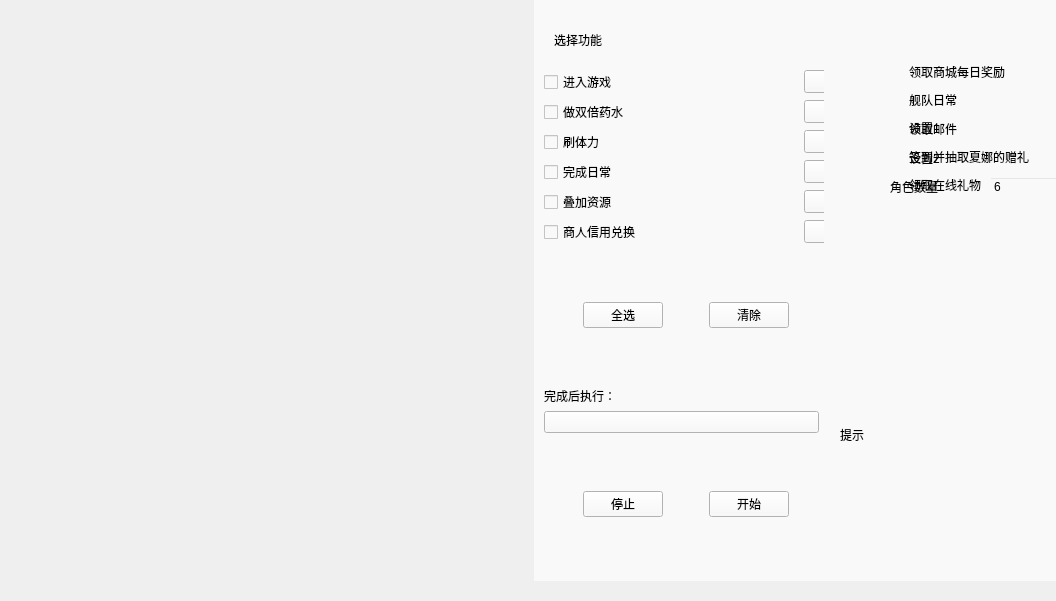
<?xml version="1.0" encoding="UTF-8"?>
<ui version="4.0">
 <class>MainWindow</class>
 <widget class="QMainWindow" name="MainWindow">
  <property name="geometry">
   <rect>
    <x>0</x>
    <y>0</y>
    <width>1056</width>
    <height>601</height>
   </rect>
  </property>
  <property name="windowTitle">
   <string>MainWindow</string>
  </property>
  <widget class="QWidget" name="centralwidget">
   <property name="autoFillBackground">
    <bool>false</bool>
   </property>
   <widget class="QWidget" name="layoutWidget">
    <property name="geometry">
     <rect>
      <x>0</x>
      <y>0</y>
      <width>1061</width>
      <height>581</height>
     </rect>
    </property>
    <layout class="QHBoxLayout" name="horizontalLayout">
     <item>
      <widget class="NavigationInterface" name="NavigationInterface">
       <property name="styleSheet">
        <string notr="true"/>
       </property>
      </widget>
     </item>
     <item>
      <widget class="QWidget" name="home" native="true">
       <property name="styleSheet">
        <string notr="true">QWidget{
	background:rgb(249, 249, 249)
}</string>
       </property>
       <widget class="SimpleCardWidget" name="SimpleCardWidget_4">
        <property name="geometry">
         <rect>
          <x>0</x>
          <y>0</y>
          <width>1001</width>
          <height>581</height>
         </rect>
        </property>
        <widget class="QWidget" name="layoutWidget">
         <property name="geometry">
          <rect>
           <x>10</x>
           <y>10</y>
           <width>981</width>
           <height>561</height>
          </rect>
         </property>
         <layout class="QHBoxLayout" name="horizontalLayout_2">
          <property name="bottomMargin">
           <number>6</number>
          </property>
          <item>
           <widget class="SimpleCardWidget" name="SimpleCardWidget_select">
            <property name="maximumSize">
             <size>
              <width>280</width>
              <height>16777215</height>
             </size>
            </property>
            <widget class="QWidget" name="layoutWidget">
             <property name="geometry">
              <rect>
               <x>0</x>
               <y>60</y>
               <width>284</width>
               <height>447</height>
              </rect>
             </property>
             <layout class="QVBoxLayout" name="verticalLayout">
              <item>
               <layout class="QHBoxLayout" name="horizontalLayout_double_potion_2">
                <item>
                 <widget class="CheckBox" name="CheckBox_open_game">
                  <property name="styleSheet">
                   <string notr="true">CheckBox {
    color: black;
    font: 14px 'Segoe UI', 'Microsoft YaHei', 'PingFang SC';
    spacing: 8px;
    min-width: 28px;
    min-height: 22px;
    outline: none;
    margin-left: 1px;
	background-color: transparent;
}

CheckBox::indicator {
    width: 18px;
    height: 18px;
    border-radius: 5px;
    border: 1px solid rgba(0, 0, 0, 0.48);
    background-color: rgba(0, 0, 0, 0.022);
}

CheckBox::indicator:hover {
    border: 1px solid rgba(0, 0, 0, 0.56);
    background-color: rgba(0, 0, 0, 0.05);
}

CheckBox::indicator:pressed {
    border: 1px solid rgba(0, 0, 0, 0.27);
    background-color: rgba(0, 0, 0, 0.12);
}

CheckBox::indicator:checked,
CheckBox::indicator:indeterminate {
    border: 1px solid #009faa;
    background-color: #009faa;
}


CheckBox::indicator:checked:hover,
CheckBox::indicator:indeterminate:hover {
    border: 1px solid #00a7b3;
    background-color: #00a7b3;
}

CheckBox::indicator:checked:pressed,
CheckBox::indicator:indeterminate:pressed {
    border: 1px solid #3eabb3;
    background-color: #3eabb3;
}

CheckBox:disabled {
    color: rgba(0, 0, 0, 110);
}

CheckBox::indicator:disabled {
    border: 1px solid rgba(0, 0, 0, 0.27);
    background-color: transparent;
}

CheckBox::indicator:checked:disabled,
CheckBox::indicator:indeterminate:disabled {
    border: 1px solid rgb(199, 199, 199);
    background-color: rgb(199, 199, 199);
}</string>
                  </property>
                  <property name="text">
                   <string>进入游戏</string>
                  </property>
                 </widget>
                </item>
                <item>
                 <widget class="TransparentToolButton" name="TransparentToolButton_entry_game">
                  <property name="icon">
                   <iconset theme="accessories-calculator">
                    <normaloff>.</normaloff>.</iconset>
                  </property>
                 </widget>
                </item>
               </layout>
              </item>
              <item>
               <layout class="QHBoxLayout" name="horizontalLayout_double_potion">
                <item>
                 <widget class="CheckBox" name="CheckBox_double_potion">
                  <property name="styleSheet">
                   <string notr="true">CheckBox {
    color: black;
    font: 14px 'Segoe UI', 'Microsoft YaHei', 'PingFang SC';
    spacing: 8px;
    min-width: 28px;
    min-height: 22px;
    outline: none;
    margin-left: 1px;
	background-color: transparent;
}

CheckBox::indicator {
    width: 18px;
    height: 18px;
    border-radius: 5px;
    border: 1px solid rgba(0, 0, 0, 0.48);
    background-color: rgba(0, 0, 0, 0.022);
}

CheckBox::indicator:hover {
    border: 1px solid rgba(0, 0, 0, 0.56);
    background-color: rgba(0, 0, 0, 0.05);
}

CheckBox::indicator:pressed {
    border: 1px solid rgba(0, 0, 0, 0.27);
    background-color: rgba(0, 0, 0, 0.12);
}

CheckBox::indicator:checked,
CheckBox::indicator:indeterminate {
    border: 1px solid #009faa;
    background-color: #009faa;
}


CheckBox::indicator:checked:hover,
CheckBox::indicator:indeterminate:hover {
    border: 1px solid #00a7b3;
    background-color: #00a7b3;
}

CheckBox::indicator:checked:pressed,
CheckBox::indicator:indeterminate:pressed {
    border: 1px solid #3eabb3;
    background-color: #3eabb3;
}

CheckBox:disabled {
    color: rgba(0, 0, 0, 110);
}

CheckBox::indicator:disabled {
    border: 1px solid rgba(0, 0, 0, 0.27);
    background-color: transparent;
}

CheckBox::indicator:checked:disabled,
CheckBox::indicator:indeterminate:disabled {
    border: 1px solid rgb(199, 199, 199);
    background-color: rgb(199, 199, 199);
}</string>
                  </property>
                  <property name="text">
                   <string>做双倍药水</string>
                  </property>
                 </widget>
                </item>
                <item>
                 <widget class="TransparentToolButton" name="TransparentToolButton_double_potion"/>
                </item>
               </layout>
              </item>
              <item>
               <layout class="QHBoxLayout" name="horizontalLayout_shuatili">
                <item>
                 <widget class="CheckBox" name="CheckBox_tili">
                  <property name="styleSheet">
                   <string notr="true">CheckBox {
    color: black;
    font: 14px 'Segoe UI', 'Microsoft YaHei', 'PingFang SC';
    spacing: 8px;
    min-width: 28px;
    min-height: 22px;
    outline: none;
    margin-left: 1px;
	background-color: transparent;
}

CheckBox::indicator {
    width: 18px;
    height: 18px;
    border-radius: 5px;
    border: 1px solid rgba(0, 0, 0, 0.48);
    background-color: rgba(0, 0, 0, 0.022);
}

CheckBox::indicator:hover {
    border: 1px solid rgba(0, 0, 0, 0.56);
    background-color: rgba(0, 0, 0, 0.05);
}

CheckBox::indicator:pressed {
    border: 1px solid rgba(0, 0, 0, 0.27);
    background-color: rgba(0, 0, 0, 0.12);
}

CheckBox::indicator:checked,
CheckBox::indicator:indeterminate {
    border: 1px solid #009faa;
    background-color: #009faa;
}


CheckBox::indicator:checked:hover,
CheckBox::indicator:indeterminate:hover {
    border: 1px solid #00a7b3;
    background-color: #00a7b3;
}

CheckBox::indicator:checked:pressed,
CheckBox::indicator:indeterminate:pressed {
    border: 1px solid #3eabb3;
    background-color: #3eabb3;
}

CheckBox:disabled {
    color: rgba(0, 0, 0, 110);
}

CheckBox::indicator:disabled {
    border: 1px solid rgba(0, 0, 0, 0.27);
    background-color: transparent;
}

CheckBox::indicator:checked:disabled,
CheckBox::indicator:indeterminate:disabled {
    border: 1px solid rgb(199, 199, 199);
    background-color: rgb(199, 199, 199);
}</string>
                  </property>
                  <property name="text">
                   <string>刷体力</string>
                  </property>
                 </widget>
                </item>
                <item>
                 <widget class="TransparentToolButton" name="TransparentToolButton_tili"/>
                </item>
               </layout>
              </item>
              <item>
               <layout class="QHBoxLayout" name="horizontalLayout_reward">
                <item>
                 <widget class="CheckBox" name="CheckBox_reward">
                  <property name="styleSheet">
                   <string notr="true">CheckBox {
    color: black;
    font: 14px 'Segoe UI', 'Microsoft YaHei', 'PingFang SC';
    spacing: 8px;
    min-width: 28px;
    min-height: 22px;
    outline: none;
    margin-left: 1px;
	background-color: transparent;
}

CheckBox::indicator {
    width: 18px;
    height: 18px;
    border-radius: 5px;
    border: 1px solid rgba(0, 0, 0, 0.48);
    background-color: rgba(0, 0, 0, 0.022);
}

CheckBox::indicator:hover {
    border: 1px solid rgba(0, 0, 0, 0.56);
    background-color: rgba(0, 0, 0, 0.05);
}

CheckBox::indicator:pressed {
    border: 1px solid rgba(0, 0, 0, 0.27);
    background-color: rgba(0, 0, 0, 0.12);
}

CheckBox::indicator:checked,
CheckBox::indicator:indeterminate {
    border: 1px solid #009faa;
    background-color: #009faa;
}


CheckBox::indicator:checked:hover,
CheckBox::indicator:indeterminate:hover {
    border: 1px solid #00a7b3;
    background-color: #00a7b3;
}

CheckBox::indicator:checked:pressed,
CheckBox::indicator:indeterminate:pressed {
    border: 1px solid #3eabb3;
    background-color: #3eabb3;
}

CheckBox:disabled {
    color: rgba(0, 0, 0, 110);
}

CheckBox::indicator:disabled {
    border: 1px solid rgba(0, 0, 0, 0.27);
    background-color: transparent;
}

CheckBox::indicator:checked:disabled,
CheckBox::indicator:indeterminate:disabled {
    border: 1px solid rgb(199, 199, 199);
    background-color: rgb(199, 199, 199);
}</string>
                  </property>
                  <property name="text">
                   <string>完成日常</string>
                  </property>
                 </widget>
                </item>
                <item>
                 <widget class="TransparentToolButton" name="TransparentToolButton_daily"/>
                </item>
               </layout>
              </item>
              <item>
               <layout class="QHBoxLayout" name="horizontalLayout_stacking_resources">
                <item>
                 <widget class="CheckBox" name="CheckBox_resources">
                  <property name="styleSheet">
                   <string notr="true">CheckBox {
    color: black;
    font: 14px 'Segoe UI', 'Microsoft YaHei', 'PingFang SC';
    spacing: 8px;
    min-width: 28px;
    min-height: 22px;
    outline: none;
    margin-left: 1px;
	background-color: transparent;
}

CheckBox::indicator {
    width: 18px;
    height: 18px;
    border-radius: 5px;
    border: 1px solid rgba(0, 0, 0, 0.48);
    background-color: rgba(0, 0, 0, 0.022);
}

CheckBox::indicator:hover {
    border: 1px solid rgba(0, 0, 0, 0.56);
    background-color: rgba(0, 0, 0, 0.05);
}

CheckBox::indicator:pressed {
    border: 1px solid rgba(0, 0, 0, 0.27);
    background-color: rgba(0, 0, 0, 0.12);
}

CheckBox::indicator:checked,
CheckBox::indicator:indeterminate {
    border: 1px solid #009faa;
    background-color: #009faa;
}


CheckBox::indicator:checked:hover,
CheckBox::indicator:indeterminate:hover {
    border: 1px solid #00a7b3;
    background-color: #00a7b3;
}

CheckBox::indicator:checked:pressed,
CheckBox::indicator:indeterminate:pressed {
    border: 1px solid #3eabb3;
    background-color: #3eabb3;
}

CheckBox:disabled {
    color: rgba(0, 0, 0, 110);
}

CheckBox::indicator:disabled {
    border: 1px solid rgba(0, 0, 0, 0.27);
    background-color: transparent;
}

CheckBox::indicator:checked:disabled,
CheckBox::indicator:indeterminate:disabled {
    border: 1px solid rgb(199, 199, 199);
    background-color: rgb(199, 199, 199);
}</string>
                  </property>
                  <property name="text">
                   <string>叠加资源</string>
                  </property>
                 </widget>
                </item>
                <item>
                 <widget class="TransparentToolButton" name="TransparentToolButton_resources"/>
                </item>
               </layout>
              </item>
              <item>
               <layout class="QHBoxLayout" name="horizontalLayout_stacking_resources_2">
                <item>
                 <widget class="CheckBox" name="CheckBox_exchange">
                  <property name="styleSheet">
                   <string notr="true">CheckBox {
    color: black;
    font: 14px 'Segoe UI', 'Microsoft YaHei', 'PingFang SC';
    spacing: 8px;
    min-width: 28px;
    min-height: 22px;
    outline: none;
    margin-left: 1px;
	background-color: transparent;
}

CheckBox::indicator {
    width: 18px;
    height: 18px;
    border-radius: 5px;
    border: 1px solid rgba(0, 0, 0, 0.48);
    background-color: rgba(0, 0, 0, 0.022);
}

CheckBox::indicator:hover {
    border: 1px solid rgba(0, 0, 0, 0.56);
    background-color: rgba(0, 0, 0, 0.05);
}

CheckBox::indicator:pressed {
    border: 1px solid rgba(0, 0, 0, 0.27);
    background-color: rgba(0, 0, 0, 0.12);
}

CheckBox::indicator:checked,
CheckBox::indicator:indeterminate {
    border: 1px solid #009faa;
    background-color: #009faa;
}


CheckBox::indicator:checked:hover,
CheckBox::indicator:indeterminate:hover {
    border: 1px solid #00a7b3;
    background-color: #00a7b3;
}

CheckBox::indicator:checked:pressed,
CheckBox::indicator:indeterminate:pressed {
    border: 1px solid #3eabb3;
    background-color: #3eabb3;
}

CheckBox:disabled {
    color: rgba(0, 0, 0, 110);
}

CheckBox::indicator:disabled {
    border: 1px solid rgba(0, 0, 0, 0.27);
    background-color: transparent;
}

CheckBox::indicator:checked:disabled,
CheckBox::indicator:indeterminate:disabled {
    border: 1px solid rgb(199, 199, 199);
    background-color: rgb(199, 199, 199);
}</string>
                  </property>
                  <property name="text">
                   <string>商人信用兑换</string>
                  </property>
                 </widget>
                </item>
                <item>
                 <widget class="TransparentToolButton" name="TransparentToolButton_exchange"/>
                </item>
               </layout>
              </item>
              <item>
               <spacer name="verticalSpacer">
                <property name="orientation">
                 <enum>Qt::Vertical</enum>
                </property>
                <property name="sizeHint" stdset="0">
                 <size>
                  <width>20</width>
                  <height>10</height>
                 </size>
                </property>
               </spacer>
              </item>
              <item>
               <layout class="QHBoxLayout" name="horizontalLayout_btn">
                <item>
                 <spacer name="horizontalSpacer_2">
                  <property name="orientation">
                   <enum>Qt::Horizontal</enum>
                  </property>
                  <property name="sizeHint" stdset="0">
                   <size>
                    <width>40</width>
                    <height>20</height>
                   </size>
                  </property>
                 </spacer>
                </item>
                <item>
                 <widget class="PushButton" name="PushButton_select_all">
                  <property name="text">
                   <string>全选</string>
                  </property>
                 </widget>
                </item>
                <item>
                 <spacer name="horizontalSpacer">
                  <property name="orientation">
                   <enum>Qt::Horizontal</enum>
                  </property>
                  <property name="sizeHint" stdset="0">
                   <size>
                    <width>40</width>
                    <height>20</height>
                   </size>
                  </property>
                 </spacer>
                </item>
                <item>
                 <widget class="PushButton" name="PushButton_clean_all">
                  <property name="text">
                   <string>清除</string>
                  </property>
                 </widget>
                </item>
                <item>
                 <spacer name="horizontalSpacer_3">
                  <property name="orientation">
                   <enum>Qt::Horizontal</enum>
                  </property>
                  <property name="sizeHint" stdset="0">
                   <size>
                    <width>40</width>
                    <height>20</height>
                   </size>
                  </property>
                 </spacer>
                </item>
               </layout>
              </item>
              <item>
               <spacer name="verticalSpacer_2">
                <property name="orientation">
                 <enum>Qt::Vertical</enum>
                </property>
                <property name="sizeHint" stdset="0">
                 <size>
                  <width>20</width>
                  <height>10</height>
                 </size>
                </property>
               </spacer>
              </item>
              <item>
               <layout class="QVBoxLayout" name="verticalLayout_3">
                <item>
                 <widget class="BodyLabel" name="BodyLabel">
                  <property name="minimumSize">
                   <size>
                    <width>80</width>
                    <height>0</height>
                   </size>
                  </property>
                  <property name="maximumSize">
                   <size>
                    <width>70</width>
                    <height>16777215</height>
                   </size>
                  </property>
                  <property name="text">
                   <string>完成后执行：</string>
                  </property>
                 </widget>
                </item>
                <item alignment="Qt::AlignLeft|Qt::AlignVCenter">
                 <widget class="ComboBox" name="ComboBox_after_finish">
                  <property name="minimumSize">
                   <size>
                    <width>275</width>
                    <height>0</height>
                   </size>
                  </property>
                  <property name="maximumSize">
                   <size>
                    <width>16777215</width>
                    <height>16777215</height>
                   </size>
                  </property>
                 </widget>
                </item>
               </layout>
              </item>
              <item>
               <spacer name="verticalSpacer_3">
                <property name="orientation">
                 <enum>Qt::Vertical</enum>
                </property>
                <property name="sizeHint" stdset="0">
                 <size>
                  <width>20</width>
                  <height>40</height>
                 </size>
                </property>
               </spacer>
              </item>
              <item>
               <layout class="QHBoxLayout" name="horizontalLayout_btn_2">
                <item>
                 <spacer name="horizontalSpacer_4">
                  <property name="orientation">
                   <enum>Qt::Horizontal</enum>
                  </property>
                  <property name="sizeHint" stdset="0">
                   <size>
                    <width>40</width>
                    <height>20</height>
                   </size>
                  </property>
                 </spacer>
                </item>
                <item>
                 <widget class="PushButton" name="PushButton_stop">
                  <property name="text">
                   <string>停止</string>
                  </property>
                 </widget>
                </item>
                <item>
                 <spacer name="horizontalSpacer_5">
                  <property name="orientation">
                   <enum>Qt::Horizontal</enum>
                  </property>
                  <property name="sizeHint" stdset="0">
                   <size>
                    <width>40</width>
                    <height>20</height>
                   </size>
                  </property>
                 </spacer>
                </item>
                <item>
                 <widget class="PushButton" name="PushButton_start">
                  <property name="text">
                   <string>开始</string>
                  </property>
                 </widget>
                </item>
                <item>
                 <spacer name="horizontalSpacer_6">
                  <property name="orientation">
                   <enum>Qt::Horizontal</enum>
                  </property>
                  <property name="sizeHint" stdset="0">
                   <size>
                    <width>40</width>
                    <height>20</height>
                   </size>
                  </property>
                 </spacer>
                </item>
               </layout>
              </item>
             </layout>
            </widget>
            <widget class="StrongBodyLabel" name="StrongBodyLabel">
             <property name="geometry">
              <rect>
               <x>10</x>
               <y>20</y>
               <width>111</width>
               <height>19</height>
              </rect>
             </property>
             <property name="styleSheet">
              <string notr="true">background-color: transparent;</string>
             </property>
             <property name="text">
              <string>选择功能</string>
             </property>
            </widget>
           </widget>
          </item>
          <item>
           <layout class="QVBoxLayout" name="verticalLayout_2">
            <property name="sizeConstraint">
             <enum>QLayout::SetDefaultConstraint</enum>
            </property>
            <item>
             <widget class="SimpleCardWidget" name="SimpleCardWidget_5">
              <property name="maximumSize">
               <size>
                <width>16777215</width>
                <height>16777215</height>
               </size>
              </property>
              <widget class="QFrame" name="frame_daily">
               <property name="geometry">
                <rect>
                 <x>50</x>
                 <y>40</y>
                 <width>211</width>
                 <height>151</height>
                </rect>
               </property>
               <property name="styleSheet">
                <string notr="true">background-color: transparent;</string>
               </property>
               <property name="frameShape">
                <enum>QFrame::StyledPanel</enum>
               </property>
               <property name="frameShadow">
                <enum>QFrame::Raised</enum>
               </property>
               <widget class="QWidget" name="layoutWidget">
                <property name="geometry">
                 <rect>
                  <x>10</x>
                  <y>10</y>
                  <width>191</width>
                  <height>136</height>
                 </rect>
                </property>
                <layout class="QVBoxLayout" name="verticalLayout_daily">
                 <item>
                  <widget class="CheckBox" name="CheckBox_market">
                   <property name="styleSheet">
                    <string notr="true">CheckBox {
    color: black;
    font: 14px 'Segoe UI', 'Microsoft YaHei', 'PingFang SC';
    spacing: 8px;
    min-width: 28px;
    min-height: 22px;
    outline: none;
    margin-left: 1px;
	background-color: transparent;
}

CheckBox::indicator {
    width: 18px;
    height: 18px;
    border-radius: 5px;
    border: 1px solid rgba(0, 0, 0, 0.48);
    background-color: rgba(0, 0, 0, 0.022);
}

CheckBox::indicator:hover {
    border: 1px solid rgba(0, 0, 0, 0.56);
    background-color: rgba(0, 0, 0, 0.05);
}

CheckBox::indicator:pressed {
    border: 1px solid rgba(0, 0, 0, 0.27);
    background-color: rgba(0, 0, 0, 0.12);
}

CheckBox::indicator:checked,
CheckBox::indicator:indeterminate {
    border: 1px solid #009faa;
    background-color: #009faa;
}


CheckBox::indicator:checked:hover,
CheckBox::indicator:indeterminate:hover {
    border: 1px solid #00a7b3;
    background-color: #00a7b3;
}

CheckBox::indicator:checked:pressed,
CheckBox::indicator:indeterminate:pressed {
    border: 1px solid #3eabb3;
    background-color: #3eabb3;
}

CheckBox:disabled {
    color: rgba(0, 0, 0, 110);
}

CheckBox::indicator:disabled {
    border: 1px solid rgba(0, 0, 0, 0.27);
    background-color: transparent;
}

CheckBox::indicator:checked:disabled,
CheckBox::indicator:indeterminate:disabled {
    border: 1px solid rgb(199, 199, 199);
    background-color: rgb(199, 199, 199);
}</string>
                   </property>
                   <property name="text">
                    <string>领取商城每日奖励</string>
                   </property>
                  </widget>
                 </item>
                 <item>
                  <widget class="CheckBox" name="CheckBox_fleet">
                   <property name="styleSheet">
                    <string notr="true">CheckBox {
    color: black;
    font: 14px 'Segoe UI', 'Microsoft YaHei', 'PingFang SC';
    spacing: 8px;
    min-width: 28px;
    min-height: 22px;
    outline: none;
    margin-left: 1px;
	background-color: transparent;
}

CheckBox::indicator {
    width: 18px;
    height: 18px;
    border-radius: 5px;
    border: 1px solid rgba(0, 0, 0, 0.48);
    background-color: rgba(0, 0, 0, 0.022);
}

CheckBox::indicator:hover {
    border: 1px solid rgba(0, 0, 0, 0.56);
    background-color: rgba(0, 0, 0, 0.05);
}

CheckBox::indicator:pressed {
    border: 1px solid rgba(0, 0, 0, 0.27);
    background-color: rgba(0, 0, 0, 0.12);
}

CheckBox::indicator:checked,
CheckBox::indicator:indeterminate {
    border: 1px solid #009faa;
    background-color: #009faa;
}


CheckBox::indicator:checked:hover,
CheckBox::indicator:indeterminate:hover {
    border: 1px solid #00a7b3;
    background-color: #00a7b3;
}

CheckBox::indicator:checked:pressed,
CheckBox::indicator:indeterminate:pressed {
    border: 1px solid #3eabb3;
    background-color: #3eabb3;
}

CheckBox:disabled {
    color: rgba(0, 0, 0, 110);
}

CheckBox::indicator:disabled {
    border: 1px solid rgba(0, 0, 0, 0.27);
    background-color: transparent;
}

CheckBox::indicator:checked:disabled,
CheckBox::indicator:indeterminate:disabled {
    border: 1px solid rgb(199, 199, 199);
    background-color: rgb(199, 199, 199);
}</string>
                   </property>
                   <property name="text">
                    <string>舰队日常</string>
                   </property>
                  </widget>
                 </item>
                 <item>
                  <widget class="CheckBox" name="CheckBox_receive_mail">
                   <property name="styleSheet">
                    <string notr="true">CheckBox {
    color: black;
    font: 14px 'Segoe UI', 'Microsoft YaHei', 'PingFang SC';
    spacing: 8px;
    min-width: 28px;
    min-height: 22px;
    outline: none;
    margin-left: 1px;
	background-color: transparent;
}

CheckBox::indicator {
    width: 18px;
    height: 18px;
    border-radius: 5px;
    border: 1px solid rgba(0, 0, 0, 0.48);
    background-color: rgba(0, 0, 0, 0.022);
}

CheckBox::indicator:hover {
    border: 1px solid rgba(0, 0, 0, 0.56);
    background-color: rgba(0, 0, 0, 0.05);
}

CheckBox::indicator:pressed {
    border: 1px solid rgba(0, 0, 0, 0.27);
    background-color: rgba(0, 0, 0, 0.12);
}

CheckBox::indicator:checked,
CheckBox::indicator:indeterminate {
    border: 1px solid #009faa;
    background-color: #009faa;
}


CheckBox::indicator:checked:hover,
CheckBox::indicator:indeterminate:hover {
    border: 1px solid #00a7b3;
    background-color: #00a7b3;
}

CheckBox::indicator:checked:pressed,
CheckBox::indicator:indeterminate:pressed {
    border: 1px solid #3eabb3;
    background-color: #3eabb3;
}

CheckBox:disabled {
    color: rgba(0, 0, 0, 110);
}

CheckBox::indicator:disabled {
    border: 1px solid rgba(0, 0, 0, 0.27);
    background-color: transparent;
}

CheckBox::indicator:checked:disabled,
CheckBox::indicator:indeterminate:disabled {
    border: 1px solid rgb(199, 199, 199);
    background-color: rgb(199, 199, 199);
}</string>
                   </property>
                   <property name="text">
                    <string>领取邮件</string>
                   </property>
                  </widget>
                 </item>
                 <item>
                  <widget class="CheckBox" name="CheckBox_gift_of_shana">
                   <property name="styleSheet">
                    <string notr="true">CheckBox {
    color: black;
    font: 14px 'Segoe UI', 'Microsoft YaHei', 'PingFang SC';
    spacing: 8px;
    min-width: 28px;
    min-height: 22px;
    outline: none;
    margin-left: 1px;
	background-color: transparent;
}

CheckBox::indicator {
    width: 18px;
    height: 18px;
    border-radius: 5px;
    border: 1px solid rgba(0, 0, 0, 0.48);
    background-color: rgba(0, 0, 0, 0.022);
}

CheckBox::indicator:hover {
    border: 1px solid rgba(0, 0, 0, 0.56);
    background-color: rgba(0, 0, 0, 0.05);
}

CheckBox::indicator:pressed {
    border: 1px solid rgba(0, 0, 0, 0.27);
    background-color: rgba(0, 0, 0, 0.12);
}

CheckBox::indicator:checked,
CheckBox::indicator:indeterminate {
    border: 1px solid #009faa;
    background-color: #009faa;
}


CheckBox::indicator:checked:hover,
CheckBox::indicator:indeterminate:hover {
    border: 1px solid #00a7b3;
    background-color: #00a7b3;
}

CheckBox::indicator:checked:pressed,
CheckBox::indicator:indeterminate:pressed {
    border: 1px solid #3eabb3;
    background-color: #3eabb3;
}

CheckBox:disabled {
    color: rgba(0, 0, 0, 110);
}

CheckBox::indicator:disabled {
    border: 1px solid rgba(0, 0, 0, 0.27);
    background-color: transparent;
}

CheckBox::indicator:checked:disabled,
CheckBox::indicator:indeterminate:disabled {
    border: 1px solid rgb(199, 199, 199);
    background-color: rgb(199, 199, 199);
}</string>
                   </property>
                   <property name="text">
                    <string>签到并抽取夏娜的赠礼</string>
                   </property>
                  </widget>
                 </item>
                 <item>
                  <widget class="CheckBox" name="CheckBox_online_gift">
                   <property name="styleSheet">
                    <string notr="true">CheckBox {
    color: black;
    font: 14px 'Segoe UI', 'Microsoft YaHei', 'PingFang SC';
    spacing: 8px;
    min-width: 28px;
    min-height: 22px;
    outline: none;
    margin-left: 1px;
	background-color: transparent;
}

CheckBox::indicator {
    width: 18px;
    height: 18px;
    border-radius: 5px;
    border: 1px solid rgba(0, 0, 0, 0.48);
    background-color: rgba(0, 0, 0, 0.022);
}

CheckBox::indicator:hover {
    border: 1px solid rgba(0, 0, 0, 0.56);
    background-color: rgba(0, 0, 0, 0.05);
}

CheckBox::indicator:pressed {
    border: 1px solid rgba(0, 0, 0, 0.27);
    background-color: rgba(0, 0, 0, 0.12);
}

CheckBox::indicator:checked,
CheckBox::indicator:indeterminate {
    border: 1px solid #009faa;
    background-color: #009faa;
}


CheckBox::indicator:checked:hover,
CheckBox::indicator:indeterminate:hover {
    border: 1px solid #00a7b3;
    background-color: #00a7b3;
}

CheckBox::indicator:checked:pressed,
CheckBox::indicator:indeterminate:pressed {
    border: 1px solid #3eabb3;
    background-color: #3eabb3;
}

CheckBox:disabled {
    color: rgba(0, 0, 0, 110);
}

CheckBox::indicator:disabled {
    border: 1px solid rgba(0, 0, 0, 0.27);
    background-color: transparent;
}

CheckBox::indicator:checked:disabled,
CheckBox::indicator:indeterminate:disabled {
    border: 1px solid rgb(199, 199, 199);
    background-color: rgb(199, 199, 199);
}</string>
                   </property>
                   <property name="text">
                    <string>领取在线礼物</string>
                   </property>
                  </widget>
                 </item>
                </layout>
               </widget>
              </widget>
              <widget class="QFrame" name="frame_tili">
               <property name="enabled">
                <bool>true</bool>
               </property>
               <property name="geometry">
                <rect>
                 <x>50</x>
                 <y>40</y>
                 <width>221</width>
                 <height>161</height>
                </rect>
               </property>
               <property name="autoFillBackground">
                <bool>false</bool>
               </property>
               <property name="styleSheet">
                <string notr="true">background-color: transparent;</string>
               </property>
               <property name="frameShape">
                <enum>QFrame::StyledPanel</enum>
               </property>
               <property name="frameShadow">
                <enum>QFrame::Raised</enum>
               </property>
               <widget class="QWidget" name="layoutWidget">
                <property name="geometry">
                 <rect>
                  <x>10</x>
                  <y>10</y>
                  <width>192</width>
                  <height>138</height>
                 </rect>
                </property>
                <layout class="QVBoxLayout" name="verticalLayout_tili">
                 <item>
                  <widget class="SegmentedWidget" name="SegmentedWidget_2"/>
                 </item>
                 <item>
                  <widget class="CheckBox" name="CheckBox_13">
                   <property name="styleSheet">
                    <string notr="true">CheckBox {
    color: black;
    font: 14px 'Segoe UI', 'Microsoft YaHei', 'PingFang SC';
    spacing: 8px;
    min-width: 28px;
    min-height: 22px;
    outline: none;
    margin-left: 1px;
	background-color: transparent;
}

CheckBox::indicator {
    width: 18px;
    height: 18px;
    border-radius: 5px;
    border: 1px solid rgba(0, 0, 0, 0.48);
    background-color: rgba(0, 0, 0, 0.022);
}

CheckBox::indicator:hover {
    border: 1px solid rgba(0, 0, 0, 0.56);
    background-color: rgba(0, 0, 0, 0.05);
}

CheckBox::indicator:pressed {
    border: 1px solid rgba(0, 0, 0, 0.27);
    background-color: rgba(0, 0, 0, 0.12);
}

CheckBox::indicator:checked,
CheckBox::indicator:indeterminate {
    border: 1px solid #009faa;
    background-color: #009faa;
}


CheckBox::indicator:checked:hover,
CheckBox::indicator:indeterminate:hover {
    border: 1px solid #00a7b3;
    background-color: #00a7b3;
}

CheckBox::indicator:checked:pressed,
CheckBox::indicator:indeterminate:pressed {
    border: 1px solid #3eabb3;
    background-color: #3eabb3;
}

CheckBox:disabled {
    color: rgba(0, 0, 0, 110);
}

CheckBox::indicator:disabled {
    border: 1px solid rgba(0, 0, 0, 0.27);
    background-color: transparent;
}

CheckBox::indicator:checked:disabled,
CheckBox::indicator:indeterminate:disabled {
    border: 1px solid rgb(199, 199, 199);
    background-color: rgb(199, 199, 199);
}</string>
                   </property>
                   <property name="text">
                    <string>设置1</string>
                   </property>
                  </widget>
                 </item>
                 <item>
                  <widget class="CheckBox" name="CheckBox_14">
                   <property name="styleSheet">
                    <string notr="true">CheckBox {
    color: black;
    font: 14px 'Segoe UI', 'Microsoft YaHei', 'PingFang SC';
    spacing: 8px;
    min-width: 28px;
    min-height: 22px;
    outline: none;
    margin-left: 1px;
	background-color: transparent;
}

CheckBox::indicator {
    width: 18px;
    height: 18px;
    border-radius: 5px;
    border: 1px solid rgba(0, 0, 0, 0.48);
    background-color: rgba(0, 0, 0, 0.022);
}

CheckBox::indicator:hover {
    border: 1px solid rgba(0, 0, 0, 0.56);
    background-color: rgba(0, 0, 0, 0.05);
}

CheckBox::indicator:pressed {
    border: 1px solid rgba(0, 0, 0, 0.27);
    background-color: rgba(0, 0, 0, 0.12);
}

CheckBox::indicator:checked,
CheckBox::indicator:indeterminate {
    border: 1px solid #009faa;
    background-color: #009faa;
}


CheckBox::indicator:checked:hover,
CheckBox::indicator:indeterminate:hover {
    border: 1px solid #00a7b3;
    background-color: #00a7b3;
}

CheckBox::indicator:checked:pressed,
CheckBox::indicator:indeterminate:pressed {
    border: 1px solid #3eabb3;
    background-color: #3eabb3;
}

CheckBox:disabled {
    color: rgba(0, 0, 0, 110);
}

CheckBox::indicator:disabled {
    border: 1px solid rgba(0, 0, 0, 0.27);
    background-color: transparent;
}

CheckBox::indicator:checked:disabled,
CheckBox::indicator:indeterminate:disabled {
    border: 1px solid rgb(199, 199, 199);
    background-color: rgb(199, 199, 199);
}</string>
                   </property>
                   <property name="text">
                    <string>设置2</string>
                   </property>
                  </widget>
                 </item>
                 <item>
                  <layout class="QHBoxLayout" name="horizontalLayout_5">
                   <item>
                    <widget class="BodyLabel" name="BodyLabel_characters_number">
                     <property name="styleSheet">
                      <string notr="true">background-color: rgba(255, 255, 255, 0);</string>
                     </property>
                     <property name="text">
                      <string>角色数量</string>
                     </property>
                    </widget>
                   </item>
                   <item>
                    <widget class="SpinBox" name="SpinBox_2">
                     <property name="minimum">
                      <number>1</number>
                     </property>
                     <property name="maximum">
                      <number>8</number>
                     </property>
                     <property name="value">
                      <number>6</number>
                     </property>
                    </widget>
                   </item>
                  </layout>
                 </item>
                </layout>
               </widget>
              </widget>
              <zorder>frame_tili</zorder>
              <zorder>frame_daily</zorder>
             </widget>
            </item>
            <item>
             <widget class="SimpleCardWidget" name="SimpleCardWidget_6">
              <property name="maximumSize">
               <size>
                <width>16777215</width>
                <height>150</height>
               </size>
              </property>
              <widget class="BodyLabel" name="BodyLabel_tip">
               <property name="geometry">
                <rect>
                 <x>10</x>
                 <y>10</y>
                 <width>63</width>
                 <height>19</height>
                </rect>
               </property>
               <property name="styleSheet">
                <string notr="true">background-color: transparent;</string>
               </property>
               <property name="text">
                <string>提示</string>
               </property>
              </widget>
             </widget>
            </item>
           </layout>
          </item>
          <item>
           <widget class="SimpleCardWidget" name="SimpleCardWidget_message">
            <widget class="SmoothScrollArea" name="SmoothScrollArea">
             <property name="geometry">
              <rect>
               <x>10</x>
               <y>50</y>
               <width>341</width>
               <height>491</height>
              </rect>
             </property>
             <property name="styleSheet">
              <string notr="true">background-color: transparent;
border:none;</string>
             </property>
             <property name="widgetResizable">
              <bool>true</bool>
             </property>
             <widget class="QWidget" name="scrollAreaWidgetContents">
              <property name="geometry">
               <rect>
                <x>0</x>
                <y>0</y>
                <width>341</width>
                <height>491</height>
               </rect>
              </property>
              <widget class="QPlainTextEdit" name="plainTextEdit_log">
               <property name="geometry">
                <rect>
                 <x>3</x>
                 <y>0</y>
                 <width>331</width>
                 <height>491</height>
                </rect>
               </property>
              </widget>
             </widget>
            </widget>
            <widget class="StrongBodyLabel" name="StrongBodyLabel_2">
             <property name="geometry">
              <rect>
               <x>20</x>
               <y>20</y>
               <width>111</width>
               <height>19</height>
              </rect>
             </property>
             <property name="styleSheet">
              <string notr="true">background-color: transparent;</string>
             </property>
             <property name="text">
              <string>当前消息</string>
             </property>
            </widget>
           </widget>
          </item>
         </layout>
        </widget>
       </widget>
      </widget>
     </item>
    </layout>
   </widget>
  </widget>
  <widget class="QMenuBar" name="menubar">
   <property name="geometry">
    <rect>
     <x>0</x>
     <y>0</y>
     <width>1056</width>
     <height>21</height>
    </rect>
   </property>
  </widget>
 </widget>
 <customwidgets>
  <customwidget>
   <class>CheckBox</class>
   <extends>QCheckBox</extends>
   <header>qfluentwidgets</header>
  </customwidget>
  <customwidget>
   <class>ComboBox</class>
   <extends>QPushButton</extends>
   <header>qfluentwidgets</header>
  </customwidget>
  <customwidget>
   <class>PushButton</class>
   <extends>QPushButton</extends>
   <header>qfluentwidgets</header>
  </customwidget>
  <customwidget>
   <class>ToolButton</class>
   <extends>QToolButton</extends>
   <header>qfluentwidgets</header>
  </customwidget>
  <customwidget>
   <class>TransparentToolButton</class>
   <extends>ToolButton</extends>
   <header>qfluentwidgets</header>
  </customwidget>
  <customwidget>
   <class>CardWidget</class>
   <extends>QFrame</extends>
   <header>qfluentwidgets</header>
   <container>1</container>
  </customwidget>
  <customwidget>
   <class>SimpleCardWidget</class>
   <extends>CardWidget</extends>
   <header>qfluentwidgets</header>
   <container>1</container>
  </customwidget>
  <customwidget>
   <class>SmoothScrollArea</class>
   <extends>QScrollArea</extends>
   <header>qfluentwidgets</header>
   <container>1</container>
  </customwidget>
  <customwidget>
   <class>BodyLabel</class>
   <extends>QLabel</extends>
   <header>qfluentwidgets</header>
  </customwidget>
  <customwidget>
   <class>StrongBodyLabel</class>
   <extends>QLabel</extends>
   <header>qfluentwidgets</header>
  </customwidget>
  <customwidget>
   <class>NavigationInterface</class>
   <extends>QWidget</extends>
   <header>qfluentwidgets</header>
  </customwidget>
  <customwidget>
   <class>Pivot</class>
   <extends>QWidget</extends>
   <header>qfluentwidgets</header>
  </customwidget>
  <customwidget>
   <class>SegmentedWidget</class>
   <extends>Pivot</extends>
   <header>qfluentwidgets</header>
  </customwidget>
  <customwidget>
   <class>SpinBox</class>
   <extends>QSpinBox</extends>
   <header>qfluentwidgets</header>
  </customwidget>
 </customwidgets>
 <resources/>
 <connections/>
</ui>
